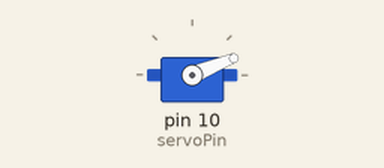
The sketch below on a simulated Arduino Uno, built with avr-gcc and run on an emulated ATmega328P. Shown: servo.

Above: at 1.05 s.
At 2.1 s:
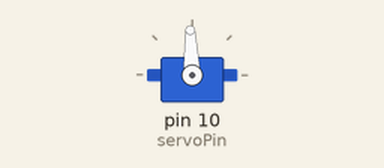
At 3.15 s:
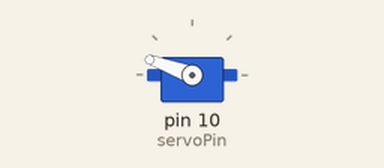
At 5.25 s:
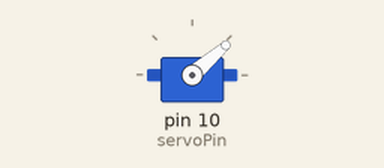
Timing chart, 0 to 7.3 s (numbered marks = the images above):
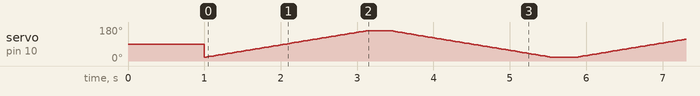

The sketch:

sketch_may29a_06_servo_tarama_test.ino
```cpp
#include <Servo.h>

/*
  Servo Tarama Testi
  Bağlantı:
  Servo kahverengi/siyah kablo -> SERVO1 -
  Servo kırmızı kablo          -> SERVO1 +
  Servo turuncu/sarı kablo     -> SERVO1 S

  L293D Motor Shield üzerinde SERVO1 genellikle Arduino D10 pinine bağlıdır.
*/

Servo servoMotor;

int servoPin = 10;   // Motor Shield SERVO1 sinyal pini
int minAci = 20;     // En sol / başlangıç açısı
int maxAci = 160;    // En sağ / bitiş açısı
int bekleme = 15;    // Servo hareket hızı

void setup() {
  servoMotor.attach(servoPin);

  // Servo başlangıç konumu
  servoMotor.write(90);
  delay(1000);
}

void loop() {
  // 20 dereceden 160 dereceye git
  for (int aci = minAci; aci <= maxAci; aci++) {
    servoMotor.write(aci);
    delay(bekleme);
  }

  delay(300);

  // 160 dereceden 20 dereceye geri dön
  for (int aci = maxAci; aci >= minAci; aci--) {
    servoMotor.write(aci);
    delay(bekleme);
  }

  delay(300);
}
```
